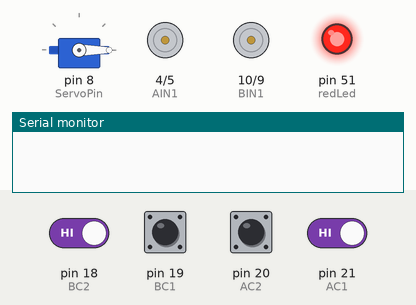
The sketch below on a simulated Arduino Mega 2560, built with avr-gcc and run on an emulated ATmega2560. On the bench: servo, motor-driver pin pairs drawn as motors (green arrow = first pin HIGH = forward, orange = second pin HIGH = backward, longer = more drive, scaled by the enable pin), output pins drawn as LEDs (lit = HIGH), the last lines printed to the serial monitor. Inputs (shaded band) come from the test bench; at power-on: pin 18 (BC2), pin 19 (BC1), pin 20 (AC2), pin 21 (AC1) HIGH.

Above: at 1.2 s.
1.3 s: pin 18 (BC2) driven LOW and pin 21 (AC1) driven LOW
4.3 s: pin 18 (BC2) driven HIGH
At 5.4 s:
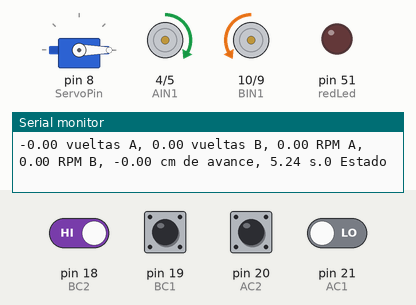
6.5 s: pin 19 (BC1) pulled LOW for 0.15 s
9.6 s: pin 20 (AC2) pulled LOW for 0.15 s
12.7 s: pin 21 (AC1) driven HIGH
15.7 s: pin 19 (BC1) pulled LOW for 1 s
Timing chart, 0 to 18.7 s (numbered marks = the images above; inputs shaded):
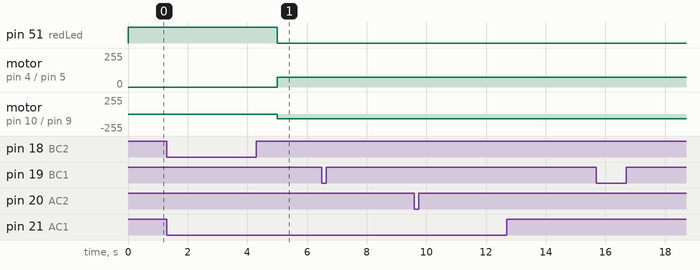

The sketch:

PID_continus.ino
```cpp
#include <Servo.h> //Imports the library Servo

#define trigPin 3 // TriggerSensor
#define echoPin 2 // EchoSensor

#define ServoPin 8 // Servo pin
#define MAXANG 180 // Servo máx angle
#define MINANG 0 // Servo min angle
#define SCOOPDELAY 15

#define ENA 6 // D6
#define ENB 11

#define AIN1 4 // D1
#define AIN2 5  // D0

#define BIN1 10
#define BIN2 9

#define AC1 21 // D4
#define AC2 20 // D3

#define BC1 19
#define BC2 18

#define redLed 51

#define baud 9600

Servo servo; //Defines the object Servo of type(class) Servo
int angle = 0; // Defines an integer

int d = 23; // mm of wheel
int ratio_ruedas = 500;
int steps = 12;
int state = 10;
int delay_time = 2000;
float vueltas_ruedasA;
float vueltas_ruedasB;
float avance;
int enable = 0;
bool pressed = true;
int PWM = 73;
volatile long encoderAPos = 0;
volatile long encoderBPos = 0;
int co = 0;

long newpositionA;
long oldpositionA = 0;
float velA; // Velocidad del motor 0 en RPM

long newpositionB;
long oldpositionB = 0;
float velB; // Velocidad del motor 0 en RPM
int countdown = 5;
int printedCountdown = -1;

unsigned long ref_time = 0;
unsigned long time_ant = 0;
unsigned long newtime;
unsigned long now;
const int Period = 10000; // 10 ms = 100Hz
//const int Debounce = 500000; // 500ms
//unsigned long pressed_time = 0;

// ************** Función para avanzar ***************
void Avanzar(int pwm_ref)
{
    Serial.println("Adelante");
    // Avanzar motor A
    digitalWrite(AIN1, HIGH);
    digitalWrite(AIN2, LOW);
    analogWrite(ENA, pwm_ref);

    // Avanzar motor B
    digitalWrite(BIN1, LOW);
    digitalWrite(BIN2, HIGH);
    analogWrite(ENB, pwm_ref);
}

// ************** Función para parar ***************
void Parar()
{
    Serial.println("Parar");
    // Detener motor A
    digitalWrite(AIN1, LOW);
    digitalWrite(AIN2, LOW);
    analogWrite(ENA, 0);

    // Detener motor B
    digitalWrite(BIN1, LOW);
    digitalWrite(BIN2, LOW);
    analogWrite(ENB, 0);
}
// ************** Función para ir hacia atras ***************

void Atras(int pwm_ref)
{
    Serial.println("Atras");
    // Retroceder motor A
    digitalWrite(AIN1, LOW);
    digitalWrite(AIN2, HIGH);
    analogWrite(ENA, pwm_ref);

    // Retroceder motor B
    digitalWrite(BIN1, HIGH);
    digitalWrite(BIN2, LOW);
    analogWrite(ENB, pwm_ref);
}

// ************** Función para doblar a la derecha ***************
void Doblar_derecha(int pwm_ref)
{
    Serial.println("Doblar Derecha");
    // Avanzar motor A
    digitalWrite(AIN1, HIGH);
    digitalWrite(AIN2, LOW);
    analogWrite(ENA, 255);

    // Avanzar motor B
    digitalWrite(BIN1, HIGH);
    digitalWrite(BIN2, LOW);
    analogWrite(ENB, 100);
}

// ************** Función para doblar a la izquierda ***************
void Doblar_izquierda(int pwm_ref)
{
    Serial.println("Doblar Izquierda");
    // Avanzar motor A
    digitalWrite(AIN1, LOW);
    digitalWrite(AIN2, HIGH);
    analogWrite(ENA,100);

    // Avanzar motor B
    digitalWrite(BIN1, LOW);
    digitalWrite(BIN2, HIGH);
    analogWrite(ENB, 255);
}

void doEncoderA1()
{
    if (digitalRead(AC1) == digitalRead(AC2))
    {
        encoderAPos++;
    }
    else
    {
        encoderAPos--;
    }
}

void doEncoderA2()
{
    if (digitalRead(AC1) == digitalRead(AC2))
    {
        encoderAPos--;
    }
    else
    {
        encoderAPos++;
    }
}

void doEncoderB1()
{
    if (digitalRead(BC1) == digitalRead(BC2))
    {
        encoderBPos++;
    }
    else
    {
        encoderBPos--;
    }
}

void doEncoderB2()
{
    if (digitalRead(BC1) == digitalRead(BC2))
    {
        encoderBPos--;
    }
    else
    {
        encoderBPos++;
    }
}

void setup()
{
    pinMode(ENA, OUTPUT);
    pinMode(AIN1, OUTPUT);
    pinMode(AIN2, OUTPUT);
    pinMode(ENB, OUTPUT);
    pinMode(BIN1, OUTPUT);
    pinMode(BIN2, OUTPUT);

    pinMode(AC1, INPUT_PULLUP);
    digitalWrite(AC1, HIGH);
    pinMode(AC2, INPUT_PULLUP);
    digitalWrite(AC2, HIGH);

    pinMode(BC1, INPUT_PULLUP);
    digitalWrite(BC1, HIGH);
    pinMode(BC2, INPUT_PULLUP);
    digitalWrite(BC2, HIGH);

    pinMode(redLed, OUTPUT);

    servo.attach(ServoPin); // States that the servo is attached to pin 5
    servo.write(angle);

    attachInterrupt(digitalPinToInterrupt(AC1), doEncoderA1, CHANGE); // encoder 0 PIN A
    attachInterrupt(digitalPinToInterrupt(AC2), doEncoderA2, CHANGE); // encoder 0 PIN B

    attachInterrupt(digitalPinToInterrupt(BC1), doEncoderB1, CHANGE); // encoder 0 PIN A
    attachInterrupt(digitalPinToInterrupt(BC2), doEncoderB2, CHANGE); // encoder 0 PIN B

    Serial.begin(baud);
}
int donothing(){
  int i = 0;
  i++;
  delay(900);
}

void loop()
{
    if (((micros() - time_ant) >= Period) && state != 10 && state != 9)
    { // Cada Period de tiempo hace el calculo
        newtime = micros();
        vueltas_ruedasA = (float)encoderAPos / (steps * ratio_ruedas);
        vueltas_ruedasB = (float)encoderBPos / (steps * ratio_ruedas);

        newpositionA = encoderAPos;
        newpositionB = encoderBPos;
        float rpm = 249500;
        velA = (float)(newpositionA - oldpositionA) * rpm / (newtime - time_ant);
        oldpositionA = newpositionA;

        velB = (float)(newpositionB - oldpositionB) * rpm / (newtime - time_ant);
        oldpositionB = newpositionB;

        // Calculate linear velocity (in mm/s)
        float distanceA = vueltas_ruedasA * d * 3.1415 / 10;
        float distanceB = vueltas_ruedasB * d * 3.1415 / 10;

        // Calculate the average linear velocity of both wheels
        avance = (distanceA + distanceB) / 2;

        time_ant = newtime;

        Serial.print(vueltas_ruedasA);
        Serial.print(" vueltas A, ");
        Serial.print(vueltas_ruedasB);
        Serial.print(" vueltas B, ");
        Serial.print(velA);
        Serial.print(" RPM A, ");
        Serial.print(velB);
        Serial.print(" RPM B, ");
        Serial.print(avance);
        Serial.print(" cm de avance, ");
        Serial.print((float)newtime * 0.000001);
        Serial.print(" s.");
        Serial.print(state);
        Serial.println(" Estado");
    }
    switch (state)
    {
    case 0:
        if (avance > 10)
        {
            Parar();
            ref_time = micros();
            state = 1;
        }
        break;

    case 1:
        if ((micros() - ref_time) * 0.000001 > 5)
        {
            state = 2;
            Atras(PWM);
        }
        break;

    case 2:
        if (avance < 0)
        {
            Parar();
            ref_time = micros();
            state = 3;
        }
        break;

    case 3:
        if ((micros() - ref_time) * 0.000001 > 3)
        {
            ref_time = micros();
            Doblar_derecha(PWM);
            state = 4;
        }
        break;

    case 4:
        if ((micros() - ref_time) * 0.000001 > 3)
        {
            ref_time = micros();
            Parar();
            state = 5;
        }
        break;
    case 5:
        if ((micros() - ref_time) * 0.000001 > 3)
        {
            ref_time = micros();
            Doblar_izquierda(PWM);
            state = 6;
        }
        break;
    case 6:
        if ((micros() - ref_time) * 0.000001 > 3)
        {
          Parar();
          state = 7;
          digitalWrite(redLed, HIGH);
        }
        break;
    case 7:
      for(angle = 0; angle < 180; angle++) {
        servo.write(angle);
        delay(15);
      }
      if(angle >= 180){
        state = 8;
      }
    case 8:
      for(angle = 180; angle > 0; angle--){
        servo.write(angle);
        delay(15);
      }
      if(angle <= 0){
        state = 9;
      }
    case 9:
      donothing();
    case 10:
        digitalWrite(redLed, HIGH);
        co =  round(countdown - micros()* 0.000001);
        if(co != printedCountdown){
          printedCountdown = co;
        }
        if ((micros()) * 0.000001 > 5)
        {
          Avanzar(PWM);
          state = 0;
          digitalWrite(redLed, LOW);
        }
        break;
    default:
        break;
    }
}
```

Measured:
- after the input at 1.3 s, every drawn part: stays the same
